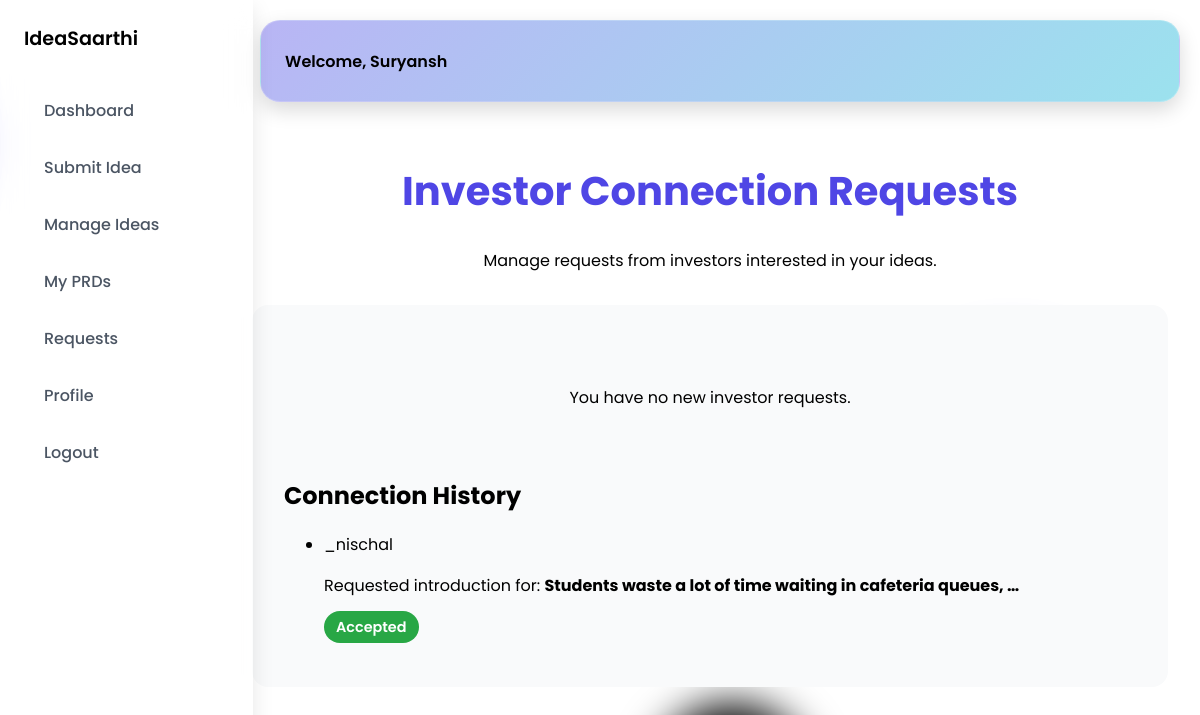
Screenshot of /dashboard/request/ (signed in) with the database file from the repository.
### dashboard/models.py (models this page shows)
class Connection(models.Model):
    STATUS_CHOICES = [
        ('pending', 'Pending'),
        ('accepted', 'Accepted'),
        ('rejected', 'Rejected'),
    ]
    investor = models.ForeignKey(User, on_delete=models.CASCADE, related_name='sent_requests')
    idea = models.ForeignKey(Ideas, on_delete=models.CASCADE)
    status = models.CharField(choices=STATUS_CHOICES, default='pending')
    created_at = models.DateTimeField(auto_now_add=True)
    class Meta:
        unique_together = ('investor', 'idea')

class Ideas(models.Model):
    user = models.ForeignKey(User, on_delete=models.CASCADE)
    problem_statement = models.TextField()
    solution  = models.TextField()
    market = models.TextField()
    unique_value = models.TextField()
    revenue_model = models.TextField()
    known_competitors = models.TextField()
    created_at = models.DateTimeField(auto_now_add=True)
    updated_at = models.DateTimeField(auto_now=True)
    market_category = models.CharField(max_length=100, blank=True, null=True)
    strengths = models.TextField(blank=True, null=True)
    weaknesses = models.TextField(blank=True, null=True)
    opportunities = models.TextField(blank=True, null=True)
    threats = models.TextField(blank=True, null=True)
    score_strengths = models.IntegerField(default=0)
    score_weaknesses = models.IntegerField(default=0)
    score_opportunities = models.IntegerField(default=0)
    score_threats = models.IntegerField(default=0)
    score = models.IntegerField(default=0)
    prd_content = models.TextField(blank=True, null=True)
    idea_hash = models.CharField(max_length=64, blank=True, null=True)
    blockchain_tx_hash = models.CharField(max_length=100, blank=True, null=True)

### dashboard/views.py (the view)
# urls.py: path('request/',views.request, name='request'),
@login_required
def request(request):
    ideas = Ideas.objects.filter(user=request.user).order_by('-created_at')
    pending_requests = Connection.objects.filter(
        idea__user=request.user,
        status='pending'
    ).order_by('-created_at')
    handled_requests = Connection.objects.filter(
        idea__user=request.user
    ).exclude(
        status='pending'
    ).order_by('-created_at') # Taaki naye waale upar dikhein
    context = {
        'pending_requests': pending_requests,
        'handled_requests': handled_requests,
    }
    return render(request, 'dashboard/user/request.html', context)

### templates/dashboard/user/request.html (shortened to what this page needs)
{% extends "home/base.html" %}
{% block body %}
<div class="main-content">
    <div class="page-header">
        <h1 class="page-title">Investor Connection Requests</h1>
        <p class="page-subtitle">Manage requests from investors interested in your ideas.</p>
    </div>
    <div class="pending-requests">
        {% for req in pending_requests %}
        <div class="idea-card">
            <div class="idea-content">
                <h3>Interest in: "{{ req.idea.problem_statement|truncatewords:10 }}"</h3>
                <p><strong>{{ req.investor.get_full_name|default:req.investor.username }}</strong> has requested an introduction.</p>
            </div>
            <div class="idea-actions">
                <a href="{% url 'handle_connection' req.id 'accept' %}" class="btn-accept">Accept</a>
                <a href="{% url 'handle_connection' req.id 'reject' %}" class="btn-decline">Decline</a>
            </div>
        </div>
        {% empty %}
        <div style="text-align: center; padding: 2rem;">
            <p>You have no new investor requests.</p>
        </div>
        {% endfor %}
    <div class="history-panel panel">
    <h2>Connection History</h2>
    <ul class="request-list">
        {% for conn in handled_requests %}
        <li class="request-item">
            <div class="request-info">
                <span class="investor-name">{{ conn.investor.username }}</span>
                <p>Requested introduction for: <strong>{{ conn.idea.problem_statement|truncatewords:10 }}</strong></p>
            </div>
            <div class="request-actions">
                {% if conn.status == 'accepted' %}
                    <span class="status-badge accepted">Accepted</span>
                {% elif conn.status == 'rejected' %}
                    <span class="status-badge rejected">Rejected</span>
                {% endif %}
            </div>
        </li>
        {% empty %}
        <li class="request-item">
            <p>You have not handled any requests yet.</p>
        </li>
        {% endfor %}
    </ul>
</div>
    </div>
</div>
{% endblock %}

### templates/home/base.html (shortened to what this page needs)
<!DOCTYPE html>
<html lang="en">
<head>
  <link rel="stylesheet" href="https://unpkg.com/phosphor-icons@1.4.2/src/css/phosphor.css">
</head>
<body>
 <div class="background">
        <span></span><span></span><span></span><span></span><span></span><span></span>
    </div>
  <aside class="sidebar">
    <div class="sidebar-logo">
      <span>IdeaSaarthi</span>
    </div>
    <nav class="sidebar-nav">
      <ul>
        <li><a href="{% url 'dashboard' %}" class="{% if path == '/dashboard/' %}active{% endif %}"> Dashboard</a></li>
        <li><a href="{% url 'create_idea' %}" class="{% if path == '/create_idea' %}active{% endif %}"> Submit Idea</a></li>
        <li><a href="{% url 'manage_ideas' %}" class="{% if path == '/manage_ideas/' %}active{% endif %}"> Manage Ideas</a></li>
        <li><a href="{% url 'my_prds' %}" class="{% if path == '/my-prds/' %}active{% endif %}"> My PRDs</a></li>
        <li><a href="{% url 'request' %}" class="{% if path == '/request/' %}active{% endif %}"> Requests</a></li>
        <li><a href="{% url 'profile' %}" class="{% if path == '/profile/' %}active{% endif %}"> Profile</a></li>
        <li><a href="{% url 'logout' %}" class="{% if path == '/logout/' %}active{% endif %}"> Logout</a></li>
      </ul>
    </nav>
  </aside>
  <header class="dashboard-header">
    <div class="greeting">
      {% if user.is_authenticated %}
      <p>Welcome, {{ user.first_name }}</p>
      {% endif %}
    </div>
  </header>
  {% block body %}
  {% endblock %}
</body>
</html>

### templates/home/base.html (style rules this page uses)
:root { --bg-secondary: #f9fafb; --border-light: #e5e7eb; --primary: #4f46e5; --gradient-soft: linear-gradient(135deg, rgba(79, 70, 229, 0.1), rgba(6, 182, 212, 0.1)); --text-primary: #111827; --text-secondary: #4b5563; --gradient-primary: linear-gradient(135deg, #4f46e5, #06b6d4); --shadow-lg: 0 8px 20px rgba(0, 0, 0, 0.15); }
body { margin: 0; font-family: 'Poppins', sans-serif; background: #fff; }
.sidebar { width: 220px; height: 100vh; padding: 1.5rem 1rem; display: flex; flex-direction: column; position: fixed; left: 0; top: 0; z-index: 200; transition: transform 0.4s ease-in-out; background: rgba(255, 255, 255, 0.15); backdrop-filter: blur(12px); -webkit-backdrop-filter: blur(12px); border-right: 1px solid rgba(255, 255, 255, 0.2); box-shadow: 0 8px 20px rgba(0, 0, 0, 0.1); }
.sidebar-logo { display: flex; align-items: center; gap: 0.5rem; font-size: 1.2rem; font-weight: 600; margin-bottom: 2rem; }
.sidebar-nav ul { list-style: none; padding: 0; margin: 0; }
.sidebar-nav a { display: flex; align-items: center; gap: 0.75rem; padding: 0.8rem 1rem; border-radius: 10px; text-decoration: none; color: var(--text-secondary); font-weight: 500; transition: all 0.3s ease; margin-bottom: 0.4rem; }
.dashboard-header { margin-left:260px; margin-right: 20px; display: flex; justify-content: space-between; align-items: center; height: 80px; margin-top: 20px; border-radius: 20px; padding: 0 1.5rem; background: rgba(255, 255, 255, 0.15); backdrop-filter: blur(12px); -webkit-backdrop-filter: blur(12px); border: 1px solid rgba(255, 255, 255, 0.2); box-shadow: 0 8px 20px rgba(0, 0, 0, 0.15); background-image: linear-gradient(135deg, rgba(79, 70, 229, 0.4) 0%, rgba(6, 182, 212, 0.4) 100%); }
.dashboard-header .greeting p { color: black; font-weight: 600; }
.background { position: fixed; width: 100vw; height: 100vh; top: 0; left: 0; background: var(--bg-primary); overflow: hidden; z-index: -1; }
.background span { width: 20vmin; height: 20vmin; border-radius: 20vmin; backface-visibility: hidden; position: absolute; animation: move; animation-duration: 45s; animation-timing-function: linear; animation-iteration-count: infinite; }
.background span:nth-child(1) { color: var(--secondary); top: 29%; left: 4%; animation-duration: 49s; animation-delay: -2s; transform-origin: 1vw -2vh; box-shadow: -40vmin 0 5.2vmin currentColor; }
.background span:nth-child(2) { color: var(--danger); top: 58%; left: 2%; animation-duration: 47s; animation-delay: -4s; transform-origin: -16vw 1vh; box-shadow: 40vmin 0 5.5vmin currentColor; }
.background span:nth-child(3) { color: var(--success); top: 51%; left: 98%; animation-duration: 43s; animation-delay: -5s; transform-origin: 19vw -18vh; box-shadow: 40vmin 0 5.8vmin currentColor; }
.background span:nth-child(4) { color: var(--primary); top: 44%; left: 51%; animation-duration: 45s; animation-delay: -9s; transform-origin: -10vw 2vh; box-shadow: 40vmin 0 5.8vmin currentColor; }
.background span:nth-child(5) { color: var(--secondary); top: 88%; left: 81%; animation-duration: 43s; animation-delay: -11s; transform-origin: 7vw -11vh; box-shadow: -40vmin 0 5.2vmin currentColor; }
.background span:nth-child(6) { color: var(--primary); top: 8%; left: 11%; animation-duration: 41s; animation-delay: -14s; transform-origin: 1vw 12vh; box-shadow: -40vmin 0 5.1vmin currentColor; }

### templates/dashboard/user/request.html (style rules this page uses)
.main-content { margin-left: 220px; padding: 2rem; }
.page-header { text-align: center; margin-bottom: 2rem; }
.page-title { font-size: 2.5rem; color: var(--primary); }
.pending-requests { background: var(--bg-secondary, #fff); border-radius: 16px; padding: 2rem; box-shadow: var(--shadow-md); }
.status-badge { padding: 6px 12px; border-radius: 20px; font-weight: 600; font-size: 0.9rem; color: #fff; }
.status-badge.accepted { background: var(--success, #28a745); }

### rows the page displays
Connection: investor.username "_nischal", idea.problem_statement "Students waste a lot of time waiting in cafeteria queues, …", status "Accepted"

### other values shown
{{ user.first_name }} "Suryansh"
